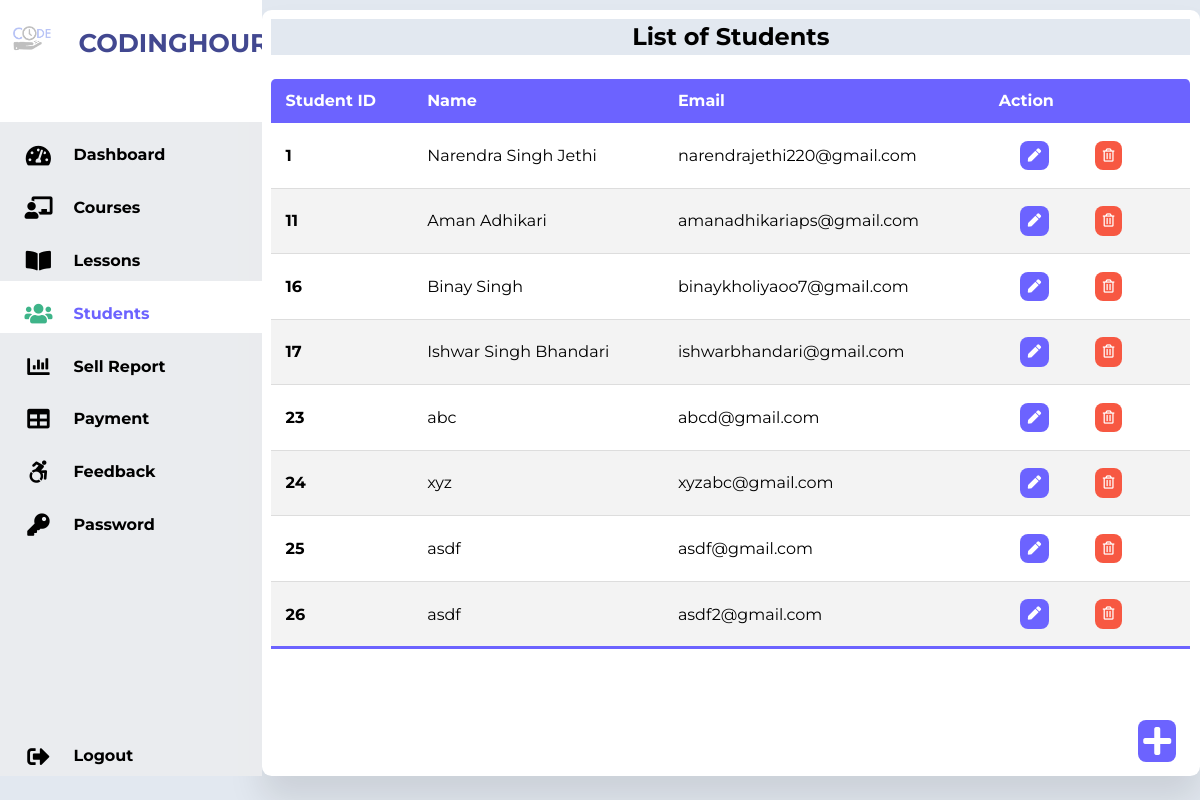
Page /Admin/students.php (signed in) on the committed database.
### tables this page shows
CREATE TABLE `students` (
  `stu_id` int(11) NOT NULL,
  `stu_name` varchar(255) NOT NULL,
  `stu_email` varchar(255) NOT NULL,
  `stu_pass` varchar(255) NOT NULL,
  `stu_occ` varchar(255) NOT NULL,
  `stu_img` text NOT NULL
);

### Admin/students.php (the view, shortened to what this page needs)
<?php
include('../dbConnection.php');
?>
<!DOCTYPE html>
<html lang="en">
  <head>
    <link rel="stylesheet" href="../css/adminDashboardStyle.css" />
    <link rel="stylesheet" href="../css/adminCourse.css" />
    <link
      rel="stylesheet"
      href="https://cdnjs.cloudflare.com/ajax/libs/font-awesome/5.15.4/css/all.min.css"
    />
  </head>
  <body>
    <div class="container">
      <nav>
        <ul>
          <li>
            <a href="#" class="logo">
              <img src="./pic/logo.png" />
              <span class="sidebar-head">CodingHour</span></a
            >
          </li>
          <li>
            <a href="adminDashboard.php">
              <i class="fas fa-tachometer-alt"></i>
              <span class="sidebar-item">Dashboard</span>
            </a>
          </li>
          <li>
            <a href="courses.php">
              <i class="fas fa-chalkboard-teacher"></i>
              <span class="sidebar-item ">Courses</span>
            </a>
          </li>
          <li>
            <a href="lesson.php">
              <i class="fas fa-book-open"></i>
              <span class="sidebar-item">Lessons</span>
            </a>
          </li>
          <li>
            <a href="students.php"  class="link-active">
              <i class="fas fa-users"></i>
              <span class="sidebar-item link-active">Students</span>
            </a>
          </li>
          <li>
            <a href="sellReport.php">
              <i class="fas fa-chart-bar"></i>
              <span class="sidebar-item">Sell Report</span>
            </a>
          </li>
          <li>
            <a href="#">
              <i class="fas fa-table"></i>
              <span class="sidebar-item">Payment</span>
            </a>
          </li>
          <li>
            <a href="feedback.php">
              <i class="fab fa-accessible-icon"></i>
              <span class="sidebar-item">Feedback</span>
            </a>
          </li>
          <li>
            <a href="adminChangePassword.php">
              <i class="fas fa-key"></i>
              <span class="sidebar-item">Password</span>
            </a>
          </li>
          <li>
            <a href="../logout.php" class="logout">
              <i class="fas fa-sign-out-alt"></i>
              <span class="sidebar-item">Logout</span>
            </a>
          </li>
        </ul>
      </nav>
      <div class="course-list">
        <h1>List of Students</h1>
        <?php
        $sql="SELECT * FROM students";
        $result=$conn->query($sql);
        if($result->num_rows > 0){
        ?>
        <table class="table">
          <thead>
            <tr>
              <th>Student ID</th>
              <th>Name</th>
              <th>Email</th>
              <th>Action</th>
            </tr>
          </thead>
          <tbody>
            <?php
            while($row=$result->fetch_assoc()){
            echo'<tr>';
              echo '<th>'.$row['stu_id'].'</th>';
              echo'<td>'.$row['stu_name'].'</td>';
              echo'<td>'.$row['stu_email'].'</td>';
              echo'<td>';
                echo'
                <form action="editStudents.php" method="POST" style="display:inline">
                <input type="hidden" name="id" value='.$row["stu_id"].'>
                <button
                  type="submit"
                  class="btn btn-info"
                  name="view"
                  value="view"
                >
                  <i class="fas fa-pen pen"> </i>
                </button>
                </form>
              <form action="" method="POST" style="display:inline">
              <input type="hidden" name="id" value='.$row["stu_id"].'>
                <button
                  type="submit"
                  class="btn btn-secondary"
                  name="delete"
                  value="Delete"
                >
                  <i class="far fa-trash-alt del"></i>
                </button>
                </form>
              </td>
            </tr>';
             } ?>
          </tbody>
        </table>
        <?php }
         else{
        echo "0 Result";
         }
        ?>
      </div>
    </div>
    <div>
      <a class="btn btn-danger box" href="./addNewStudents.php"
        ><i class="fas fa-plus fa-2x"></i
      ></a>
    </div>
  </body>
</html>

### css/adminDashboardStyle.css (style rules this page uses)
* { margin: 0; padding: 0; border: 0; outline: none; border: none; text-decoration: none; list-style: none; box-sizing: border-box; font-family: "Montserrat", sans-serif; }
:root { --color-primary: #6c63ff; --color-success: #3eb489; --color-warning: #f7c94b; --color-danger: #f75842; --color-danger-variant: #961316; --color-white: #fff; --color-light: rgba(255, 255, 255, 0.65); --color-black: #000; --color-bg: #1f2641; --color-bg1: #2e3267; --color-bg2: #424890; --color-quote: #0f172a; --color-course1: #ef4444; --color-course3: #0891b2; --color-course2: #22c55e; --color-body: #ecedefe9; --color-bodybg: #e2e8f0; --container-width-lg: 76%; --container-width-md: 90%; --container-width-sm: 94%; --transition: all 400ms ease; }
body { background: var(--color-bodybg); }
nav { position: sticky; top: 0; bottom: 0; height: 97vh; width: 21rem; left: 0; background: #ecedefe9; overflow: hidden; transition: 1s; }
.logo { text-align: center; display: flex; margin-bottom: 0.5rem 0 0 0.5rem; padding: 1rem 0.5rem 3rem 0.5rem; }
.logo img { width: 3rem; height: 3rem; border-radius: 20%; background: white; padding: 0.3rem; }
.logo span { font-weight: bold; padding-left: 0.9rem; font-size: 1.5rem; margin-top: 0.3rem; margin-left: 0.5rem; padding: 1rem 1rem 1rem 0.9rem; padding-top: 0.4rem; color: var(--color-primary); text-transform: uppercase; }
nav a { position: relative; width: 21rem; font-size: 1rem; font-weight: bold; color: black; display: table; padding: 0.4rem; }
nav .fas, .fab { border-radius: 50%; position: relative; width: 4rem; height: 2.5rem; top: 1rem; font-size: 1.4rem; text-align: center; }
nav .sidebar-head { color: var(--color-bg2); font-size: 1.6rem; }
.sidebar-item { position: relative; top: 0.8rem; margin-left: 0.2rem; text-align: center; }
nav .link-active { background: var(--color-white); color: var(--color-primary); }
nav .link-active i { color: var(--color-success); }
nav .logout { position: absolute; bottom: 0px; }
.container { display: flex; }
.table { border-collapse: collapse; margin: 1.5rem 0; font-size: 1rem; min-width: 100%; overflow: hidden; border-radius: 0.3rem 0.3rem 0 0; }
table thead tr { color: white; background: var(--color-primary); text-align: left; font-weight: bold; }
.table th, .table td { padding: 0.8rem 0.9rem; }
.table tbody tr { border-bottom: 1px solid #ddd; }
.table tbody tr:nth-of-type(even) { background: #f3f3f3; }
.table tbody tr:last-of-type { border-bottom: 0.2rem solid var(--color-primary); }
.table button { padding: 0.3rem 1.3rem; background: transparent; cursor: pointer; }

### css/adminCourse.css (style rules this page uses)
.course-list { width: 100%; padding: 0.6rem; margin-top: 0.6rem; background: white; border-radius: 0.6rem; box-shadow: 0 1.5rem 2.2rem rgba(0, 0, 0, 0.1); text-align: left; }
.course-list h1 { text-align: center; font-weight: bold; font-size: 1.5rem; padding: 0.2rem; background: var(--color-bodybg); }
.table tbody td button .pen { background: var(--color-primary); border-radius: 0.5rem; padding: 0.5rem; color: white; }
.table tbody td button .del { background: var(--color-danger); border-radius: 0.5rem; padding: 0.5rem; color: white; }
.box { position: fixed; bottom: 0.6rem; right: 1.5rem; margin-bottom: 1.8rem; padding: 0.3rem; color: white; border-radius: 0.5rem; background: var(--color-primary); }

### rows in the picture
students: stu_id "1", stu_name "Narendra Singh Jethi", stu_email "narendrajethi220@gmail.com"
students: stu_id "11", stu_name "Aman Adhikari", stu_email "amanadhikariaps@gmail.com"
students: stu_id "16", stu_name "Binay Singh", stu_email "binaykholiyaoo7@gmail.com"
students: stu_id "17", stu_name "Ishwar Singh Bhandari", stu_email "ishwarbhandari@gmail.com"
students: stu_id "23", stu_name "abc", stu_email "abcd@gmail.com"
students: stu_id "24", stu_name "xyz", stu_email "xyzabc@gmail.com"
students: stu_id "25", stu_name "asdf", stu_email "asdf@gmail.com"
students: stu_id "26", stu_name "asdf", stu_email "asdf2@gmail.com"
